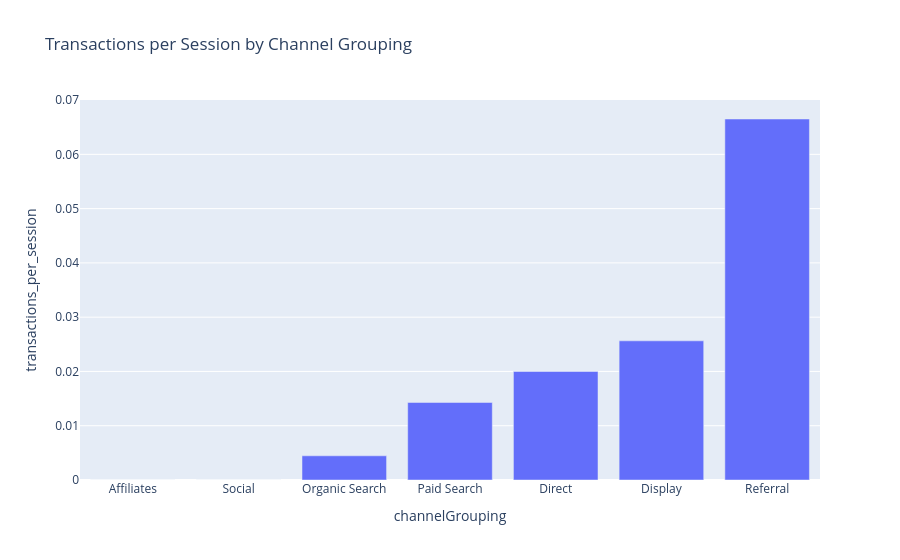

The notebook cell this image was saved under:
### Markdown cell above
## 6 : which channel leads to most transactions per session?

### Code cell
channel_grouping_stats = (
    df_clean
    .groupby('channelGrouping')
    .agg({'transactions': 'sum', 'visitId': 'size'})
    .reset_index()
)
channel_grouping_stats['transactions_per_session'] = channel_grouping_stats['transactions'] / channel_grouping_stats['visitId']
channel_grouping_stats_sorted = channel_grouping_stats.sort_values('transactions_per_session')

px.bar(channel_grouping_stats_sorted,
       x='channelGrouping',
       y='transactions_per_session',
       title='Transactions per Session by Channel Grouping')

### Figure 1 — Plotly figure (JSON) as saved in the notebook; plotly's stock layout.template omitted (floating-point values rounded to 4 significant figures)
{"data": [{"hovertemplate": "channelGrouping=%{x}<br>transactions_per_session=%{y}<extra></extra>", "legendgroup": "", "marker": {"color": "#636efa", "pattern": {"shape": ""}}, "name": "", "orientation": "v", "showlegend": false, "textposition": "auto", "type": "bar", "x": ["Affiliates", "Social", "Organic Search", "Paid Search", "Direct", "Display", "Referral"], "xaxis": "x", "y": [0.0, 0.0, 0.004458, 0.01429, 0.02, 0.02564, 0.06651], "yaxis": "y"}], "layout": {"barmode": "relative", "legend": {"tracegroupgap": 0}, "title": {"text": "Transactions per Session by Channel Grouping"}, "xaxis": {"anchor": "y", "domain": [0, 1], "title": {"text": "channelGrouping"}}, "yaxis": {"anchor": "x", "domain": [0, 1], "title": {"text": "transactions_per_session"}}}}
